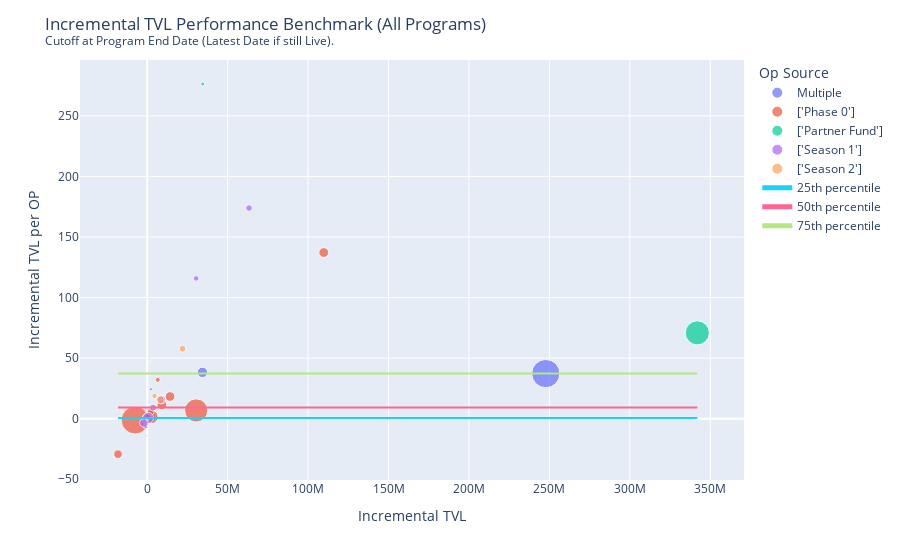

Notebook cell for this chart:
### Markdown cell above
### TVL Benchmark

### Code cell
layout_settings = {
    "title": "Incremental TVL Performance Benchmark (All Programs)<br><sup>Cutoff at Program End Date (Latest Date if still Live).</sup>",
    "xaxis_title": "Incremental TVL",
    "yaxis_title": "Incremental TVL per OP",
    "legend_title": "Op Source",
}

df = cleanup_data(
    subset=[
        "op_deployed",
        "net_tvl_per_op_during",
        "cumul_last_price_net_dollar_flow_at_program_end",
    ]
)

plot_benchmark(
    df,
    x="cumul_last_price_net_dollar_flow_at_program_end",
    y="net_tvl_per_op_during",
    size="op_deployed",
    layout_settings=layout_settings,
)

### Figure 1 — Plotly figure (JSON) as saved in the notebook; plotly's stock layout.template omitted (floating-point values rounded to 4 significant figures)
{"data": [{"hovertemplate": "<b>%{hovertext}</b><br><br>op_source_map=Multiple<br>cumul_last_price_net_dollar_flow_at_program_end=%{x}<br>net_tvl_per_op_during=%{y}<br>op_deployed=%{marker.size}<extra></extra>", "hovertext": ["Velodrome", "Thales", "PoolTogether"], "legendgroup": "Multiple", "marker": {"color": "#636efa", "size": [6654000.0, 1241000.0, 897039], "sizemode": "area", "sizeref": 16640.0, "symbol": "circle"}, "mode": "markers", "name": "Multiple", "orientation": "v", "showlegend": true, "type": "scatter", "x": [247800000.0, 1401000.0, 34310000.0], "xaxis": "x", "y": [37.23, 1.129, 38.25], "yaxis": "y"}, {"hovertemplate": "<b>%{hovertext}</b><br><br>op_source_map=['Phase 0']<br>cumul_last_price_net_dollar_flow_at_program_end=%{x}<br>net_tvl_per_op_during=%{y}<br>op_deployed=%{marker.size}<extra></extra>", "hovertext": ["Perpetual Protocol", "Rubicon", "Layer2DAO", "Stargate Finance", "Lyra", "WePiggy", "Celer", "Synthetix", "Pika Protocol", "Aelin", "Polynomial Protocol", "Hop Protocol", "Uniswap", "Clipper"], "legendgroup": "['Phase 0']", "marker": {"color": "#EF553B", "size": [6514000.0, 793900.0, 699700.0, 619700.0, 1613000.0, 300000.0, 220001, 4469000.0, 776728, 900000.0, 378600.0, 204700.0, 800000.0, 177934], "sizemode": "area", "sizeref": 16640.0, "symbol": "circle"}, "mode": "markers", "name": "['Phase 0']", "orientation": "v", "showlegend": true, "type": "scatter", "x": [-7510000.0, 9091000.0, 358500.0, -18160000.0, 2438000.0, 833100.0, 306400.0, 30420000.0, 14210000.0, -2827.0, 2186000.0, 6570000.0, 109700000.0, -146800.0], "xaxis": "x", "y": [-1.153, 11.45, 0.5124, -29.3, 1.511, 2.777, 1.393, 6.807, 18.29, -0.003141, 5.774, 32.09, 137.1, -0.8248], "yaxis": "y"}, {"hovertemplate": "<b>%{hovertext}</b><br><br>op_source_map=['Partner Fund']<br>cumul_last_price_net_dollar_flow_at_program_end=%{x}<br>net_tvl_per_op_during=%{y}<br>op_deployed=%{marker.size}<extra></extra>", "hovertext": ["Aave", "Lido"], "legendgroup": "['Partner Fund']", "marker": {"color": "#00cc96", "size": [4827000.0, 124875], "sizemode": "area", "sizeref": 16640.0, "symbol": "circle"}, "mode": "markers", "name": "['Partner Fund']", "orientation": "v", "showlegend": true, "type": "scatter", "x": [342000000.0, 34500000.0], "xaxis": "x", "y": [70.85, 276.3], "yaxis": "y"}, {"hovertemplate": "<b>%{hovertext}</b><br><br>op_source_map=['Season 1']<br>cumul_last_price_net_dollar_flow_at_program_end=%{x}<br>net_tvl_per_op_during=%{y}<br>op_deployed=%{marker.size}<extra></extra>", "hovertext": ["Pickle Finance", "Beefy Finance", "XToken", "Beethoven X", "Hundred Finance", "dForce", "Rocket Pool", "QiDao"], "legendgroup": "['Season 1']", "marker": {"color": "#ab63fa", "size": [92600, 364000.0, 1010000.0, 262700.0, 161300.0, 592100.0, 559325, 397100.0], "sizemode": "area", "sizeref": 16640.0, "symbol": "circle"}, "mode": "markers", "name": "['Season 1']", "orientation": "v", "showlegend": true, "type": "scatter", "x": [2250000.0, 63290000.0, 620600.0, 30420000.0, -1052000.0, -2089000.0, 8818000.0, 3635000.0], "xaxis": "x", "y": [24.3, 173.9, 0.6145, 115.8, -6.522, -3.529, 15.77, 9.154], "yaxis": "y"}, {"hovertemplate": "<b>%{hovertext}</b><br><br>op_source_map=['Season 2']<br>cumul_last_price_net_dollar_flow_at_program_end=%{x}<br>net_tvl_per_op_during=%{y}<br>op_deployed=%{marker.size}<extra></extra>", "hovertext": ["Revert Finance", "dHedge", "Alchemix", "Overnight", "Angle", "Sushi"], "legendgroup": "['Season 2']", "marker": {"color": "#FFA15A", "size": [240800.0, 380900.0, 36930.0, 527300.0, 40730.0, 50000.0], "sizemode": "area", "sizeref": 16640.0, "symbol": "circle"}, "mode": "markers", "name": "['Season 2']", "orientation": "v", "showlegend": true, "type": "scatter", "x": [4527000.0, 22000000.0, 1799000.0, 8221000.0, -571500.0, -49450.0], "xaxis": "x", "y": [18.8, 57.75, 48.72, 15.59, -14.03, -0.9889], "yaxis": "y"}, {"mode": "lines", "name": "25th percentile", "type": "scatter", "x": [-18160000.0, 342000000.0], "y": [0.5124, 0.5124]}, {"mode": "lines", "name": "50th percentile", "type": "scatter", "x": [-18160000.0, 342000000.0], "y": [9.154, 9.154]}, {"mode": "lines", "name": "75th percentile", "type": "scatter", "x": [-18160000.0, 342000000.0], "y": [37.23, 37.23]}], "layout": {"legend": {"itemsizing": "constant", "title": {"text": "Op Source"}, "tracegroupgap": 0}, "margin": {"t": 60}, "title": {"text": "Incremental TVL Performance Benchmark (All Programs)<br><sup>Cutoff at Program End Date (Latest Date if still Live).</sup>"}, "xaxis": {"anchor": "y", "domain": [0, 1], "title": {"text": "Incremental TVL"}}, "yaxis": {"anchor": "x", "domain": [0, 1], "title": {"text": "Incremental TVL per OP"}}}}
